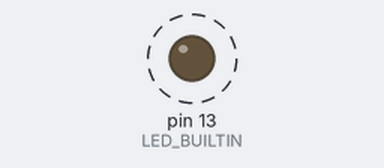
The sketch below on a simulated Arduino Uno, built with avr-gcc and run on an emulated ATmega328P. Parts: output pins drawn as LEDs (lit = HIGH). Dashed ring = blinking. What the sketch prints to the serial monitor is not drawn.

Above: at 0.5 s.
Timing chart, 0 to 4.6 s (numbered marks = the images above):
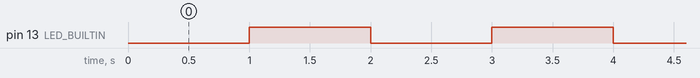

Measured:
- by itself, pin 13 (LED_BUILTIN): alternates HIGH for 1.0 s and LOW for 1.0 s

The sketch:

ESP8266Test.ino
```cpp
void setup() {
  pinMode(LED_BUILTIN, OUTPUT);
  Serial.begin(115200);
  Serial.println("Hello from ESP8266!");
}

void loop() {
  digitalWrite(LED_BUILTIN, LOW);   // Turn the LED on (Note: LOW might be ON for some ESPs)
  delay(1000);                      // Wait for a second
  digitalWrite(LED_BUILTIN, HIGH);  // Turn the LED off
  delay(1000);                      // Wait for a second
  Serial.println("Tick");
}
```
